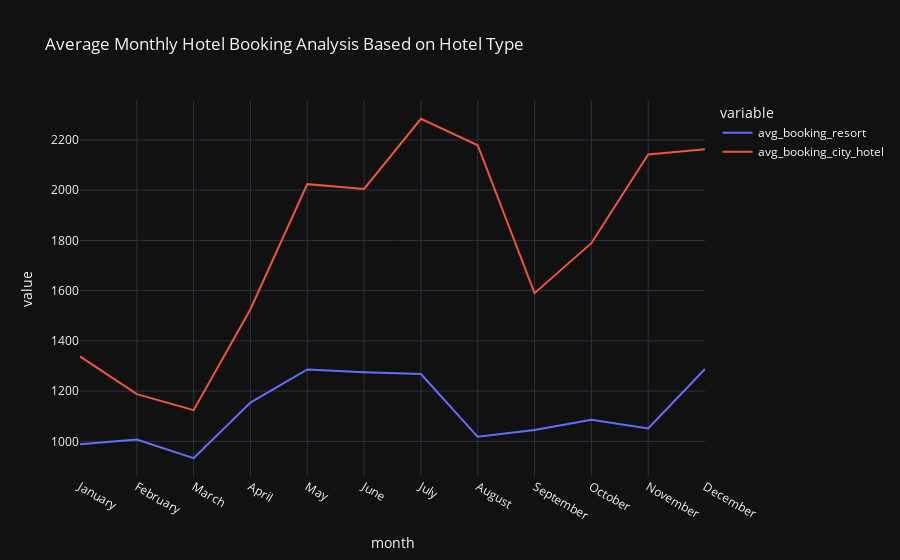

Here is the notebook cell this chart was saved with:
### Code cell
plt.figure(figsize = (17, 8))

px.line(avg_bookings, x = 'month', y = ['avg_booking_resort','avg_booking_city_hotel'],
        title = 'Average Monthly Hotel Booking Analysis Based on Hotel Type', template = 'plotly_dark')

### Figure 1 — Plotly figure (JSON) as saved in the notebook; plotly's stock layout.template omitted (floating-point values rounded to 4 significant figures)
{"data": [{"hovertemplate": "variable=avg_booking_resort<br>month=%{x}<br>value=%{y}<extra></extra>", "legendgroup": "avg_booking_resort", "line": {"color": "#636efa", "dash": "solid"}, "marker": {"symbol": "circle"}, "mode": "lines", "name": "avg_booking_resort", "orientation": "v", "showlegend": true, "type": "scatter", "x": ["January", "February", "March", "April", "May", "June", "July", "August", "September", "October", "November", "December"], "xaxis": "x", "y": [988, 1007, 933, 1154, 1286, 1275, 1268, 1018, 1045, 1086, 1051, 1288], "yaxis": "y"}, {"hovertemplate": "variable=avg_booking_city_hotel<br>month=%{x}<br>value=%{y}<extra></extra>", "legendgroup": "avg_booking_city_hotel", "line": {"color": "#EF553B", "dash": "solid"}, "marker": {"symbol": "circle"}, "mode": "lines", "name": "avg_booking_city_hotel", "orientation": "v", "showlegend": true, "type": "scatter", "x": ["January", "February", "March", "April", "May", "June", "July", "August", "September", "October", "November", "December"], "xaxis": "x", "y": [1338, 1188, 1124, 1526, 2024, 2005, 2284, 2179, 1590, 1789, 2142, 2163], "yaxis": "y"}], "layout": {"legend": {"title": {"text": "variable"}, "tracegroupgap": 0}, "title": {"text": "Average Monthly Hotel Booking Analysis Based on Hotel Type"}, "xaxis": {"anchor": "y", "domain": [0, 1], "title": {"text": "month"}}, "yaxis": {"anchor": "x", "domain": [0, 1], "title": {"text": "value"}}}}
